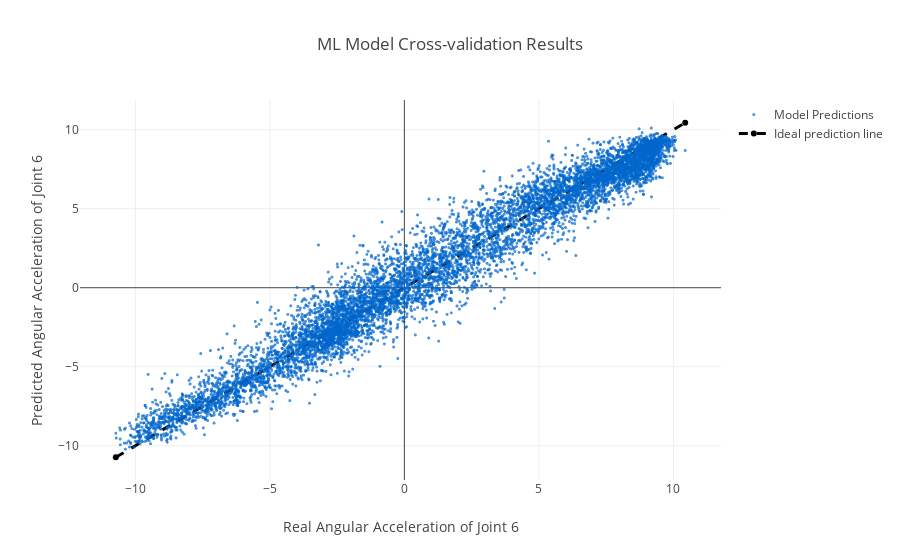

The cell this chart's notebook holds for it:
### Code cell
# set specific paths
scoring = {'R2': 'r2', 'RMSE': 'neg_mean_squared_error', 'MAE': 'neg_mean_absolute_error'}

X, y = data.iloc[:, :-1], data.iloc[:, -1]

# Shuffel data
np.random.seed(1337)
rng_state = np.random.get_state()
X = np.random.permutation(X)
np.random.set_state(rng_state)
y = np.random.permutation(y)
y=y.ravel()

lgbmParams = {'boosting_type': 'gbdt',
                'n_estimators': 2500,
                'objective': 'regression',
                'learning_rate': 0.1,
                'max_depth': 8,
                'num_leaves': 30,
                'n_jobs': -1
              }

lgbmParams = {'boosting_type': 'gbdt',
              'random_state': 736283,
              'num_leaves': 400,
              'min_data_in_leaf': 5,
              'max_bin': 500,
              'learning_rate': 0.08,
              'n_estimators': 771,
              'n_jobs': -1,
              'subsample': 0.8
              }

# lgbmParams = {'boosting_type': 'gbdt',
#               'random_state': 736283,
#               'num_leaves': 40,
#               'min_data_in_leaf': 5,
#               'max_bin': 500,
#               'learning_rate': 0.08,
#               'n_estimators': 77,
#               'n_jobs': -1,
#               'subsample': 0.8
#               }

lgbmParams = {'learning_rate': 0.045, 
              'n_estimators': 581, 
              'num_leaves': 84, 
              'objective': 'regression'}

lgbmParams = {#'learning_rate': 0.1, 
              'n_estimators': 100, 
              'objective': 'regression'}

model = lightgbm.LGBMRegressor(**lgbmParams)

xgbParams = {'learning_rate': 0.024,
             'n_estimators': 4900,
             'max_depth': 6,
             'missing': -1,
             'tree_method': 'hist',
             'min_child_weight': 1,
             'gamma': 0,
             'subsample': 0.7,
             'colsample_bytree': 0.6,
             'reg_alpha': 1,
             'scale_pos_weight': 1,
             'random_state': 736283,
             'n_jobs': -1}
xgbParams = {'learning_rate': 0.045, 
              'n_estimators': 581, 
              'n_jobs': -1}
model = XGBRegressor(**xgbParams)

#model = KNeighborsRegressor(n_neighbors=10, weights='uniform')

Model_validation(X, y, model, scoring=scoring,
                        cv=10, data_stand=False, 
                        plotCV=True, titel='')

### Figure 1 — Plotly figure (JSON) as saved in the notebook; plotly's stock layout.template omitted (floating-point values rounded to 4 significant figures; data arrays with more than 128 entries replaced by an {"elided": "..."} marker saying what was removed)
{"data": [{"marker": {"color": "rgb(0, 102, 204)", "opacity": 0.7, "size": 3}, "mode": "markers", "name": "Model Predictions", "type": "scattergl", "uid": "49b86cd7-9c57-4570-8585-e9e5989d15ad", "x": {"elided": "8192 float values"}, "y": {"elided": "8192 float values"}}, {"line": {"color": "rgb(0, 0, 0)", "dash": "dash", "width": 3}, "name": "Ideal prediction line", "type": "scatter", "uid": "e80dfe22-cfe9-453d-a5c2-fb113a7cc434", "x": [-10.73, 10.44], "y": [-10.73, 10.44]}], "layout": {"hovermode": "closest", "title": {"text": "ML Model Cross-validation Results"}, "xaxis": {"title": {"text": "Real Angular Acceleration of Joint 6"}}, "yaxis": {"title": {"text": "Predicted Angular Acceleration of Joint 6"}}}}
